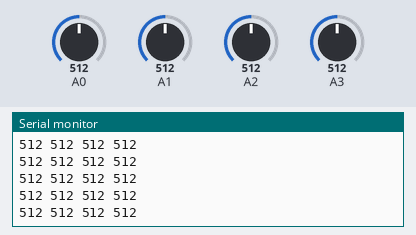
Simulated run of this sketch. Board: Arduino Uno, built with avr-gcc and run on an emulated ATmega328P. Shown: the last lines printed to the serial monitor. Inputs (shaded band) come from the test bench; at power-on: A0 = 512, A3 = 512, A1 = 512, A2 = 512. No radio packets arrive unless stated.

Above: at 1.2 s.
1.3 s: A0 set to 105
At 2.4 s:
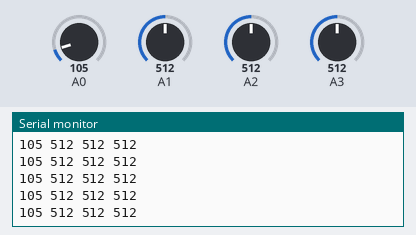
2.8 s: A0 set to 94
At 3.6 s:
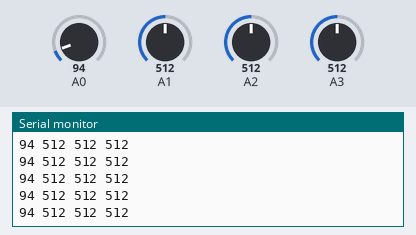
4.3 s: A3 set to 104
At 5.4 s:
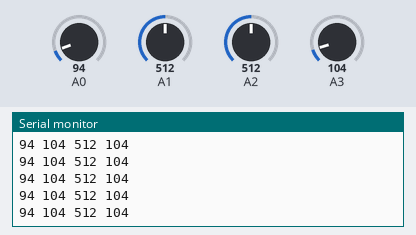
7.3 s: A3 set to 89
At 8.4 s:
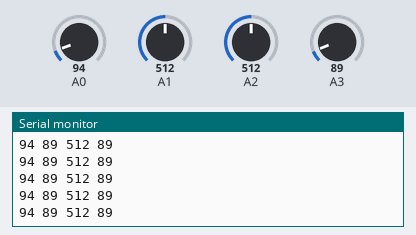
Timing chart, 0 to 10.3 s (numbered marks = the images above; inputs shaded):
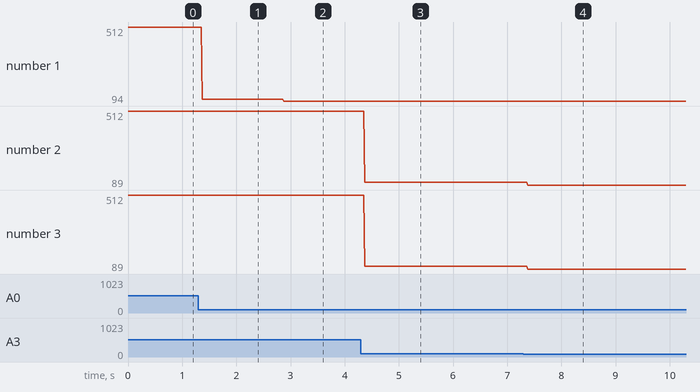

Measured:
- after the input at 1.3 s, the serial monitor: prints a new line after 0.07 s (image 1)
- after the input at 2.8 s, the serial monitor: prints a new line after 0.07 s (image 2)
- after the input at 4.3 s, the serial monitor: prints a new line after 0.07 s (image 3)
- after the input at 7.3 s, the serial monitor: prints a new line after 0.08 s (image 4)
- plotted number 1: 512 → 105 after the input at 1.3 s, 105 → 94 after the input at 2.8 s
- plotted number 2: 512 → 104 after the input at 4.3 s, 104 → 89 after the input at 7.3 s
- plotted number 3: 512 → 104 after the input at 4.3 s, 104 → 89 after the input at 7.3 s

The sketch:

TX.ino
```cpp
#include <SPI.h>
#include "RF24.h"

RF24 radio(7,8);
int temp = 0;
int humidity;
int data[4];
float humedad;
int lluv;
int vel;
void setup() {

radio.begin();
Serial.begin(9600);
radio.openWritingPipe(0xF0F0F0F0D2LL);
radio.setChannel(115);
radio.setPALevel(RF24_PA_LOW);
radio.stopListening();

}

void loop() {

  temp = analogRead(A0);
  humidity = analogRead(A1);
  humedad = (humidity/1023.0)*100;
  vel = analogRead(A2);
  lluv= analogRead(A3);
  data[0]= temp;
  data[1]= humidity;
  data[2]= vel;
  data[4]= lluv;

radio.write(&data, sizeof(data));

Serial.print(temp);
Serial.print(" ");
Serial.print(humidity);
Serial.print(" ");
Serial.print(vel);
Serial.print(" ");
Serial.println(lluv);

}
```
